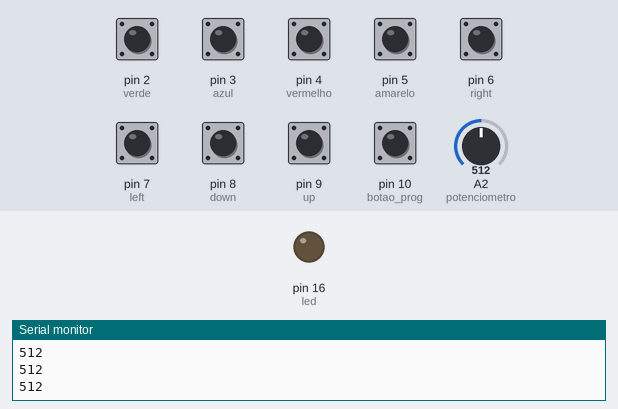
Recording of a sketch running on a simulated Arduino Leonardo, built with avr-gcc and run on an emulated ATmega32U4. On the bench: output pins drawn as LEDs (lit = HIGH), the last lines printed to the serial monitor. Dashed ring = blinking. Inputs (shaded band) come from the test bench; at power-on: pin 2 (verde), pin 3 (azul), pin 4 (vermelho), pin 5 (amarelo), pin 6 (right), pin 7 (left), pin 8 (down), pin 9 (up), pin 10 (botao_prog) HIGH, A2 (potenciometro) = 512. USB keyboard and mouse output is not drawn.

Above: at 1.2 s.
1.3 s: pin 10 (botao_prog) pulled LOW for 0.15 s
2.9 s: pin 10 (botao_prog) driven LOW
At 6.8 s:
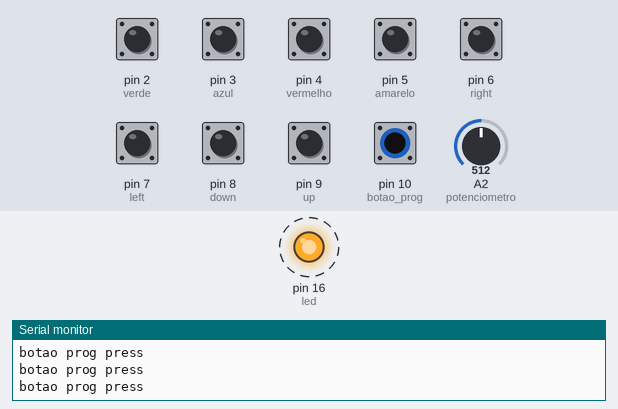
Timing chart, 0 to 14.9 s (numbered marks = the images above; inputs shaded):
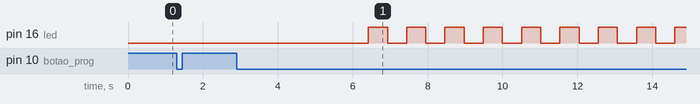

Measured:
- after the input at 2.9 s, pin 16 (led): alternates HIGH for 0.51 s and LOW for 0.51 s, starting after 3.5 s

The sketch:

NEWmouseArduinoLeonardo.ino
```cpp
#include <Mouse.h>
#include <Keyboard.h>

/*-----------------------------------------------------------------------*/
#define verde 2
#define azul 3
#define vermelho 4
#define amarelo 5
#define right 6
#define left 7
#define down 8
#define up 9
#define potenciometro A2
#define botao_prog 10
#define led 16
/*-----------------------------------------------------------------------*/
bool mouse=1;
int sens, timer;
char player;

struct Botao {
  bool estadoAtual = 1;
  bool estadoPassado = 1;
  bool debounce = 1;
  char opcao;
};

Botao b1, b2, b3, b4;

void estadoBotao();
void prog();
void select_opcao(char x,Botao *p);

void setup() {
  Serial.begin(9600);
  Mouse.begin();
  Keyboard.begin();

  pinMode(verde, INPUT_PULLUP);
  pinMode(azul, INPUT_PULLUP);
  pinMode(vermelho, INPUT_PULLUP);
  pinMode(amarelo, INPUT_PULLUP);
  pinMode(right, INPUT_PULLUP);
  pinMode(left, INPUT_PULLUP);
  pinMode(down, INPUT_PULLUP);
  pinMode(up, INPUT_PULLUP);
  pinMode(botao_prog,INPUT_PULLUP);
  pinMode(led,OUTPUT);

  digitalWrite(led, LOW);

  //preset dos comandos dos botoes
  b1.opcao = 4;
  b2.opcao = 1;
  b3.opcao = 3;
  b4.opcao = 2;
}

void loop() {
  estadoBotao();

if (mouse){//modo mouse
  digitalWrite(led,LOW);//led apagado para modo MOUSE

  if (!b1.debounce) select_opcao(b1.opcao, &b1); //switch VERDE press
  if (!b2.debounce) select_opcao(b2.opcao, &b2); //switch AZUL press
  if (!b3.debounce) select_opcao(b3.opcao, &b3); //switch VERMELHO press
  if (!b4.debounce) select_opcao(b4.opcao, &b4); //switch AMARELO press


  while (!digitalRead(botao_prog)){  //switch de programacao press
    estadoBotao();
    Serial.print("botao prog press\n");
    timer++;
    if (!b1.debounce){timer=0;mouse=0;player=1;}
    if (!b2.debounce){timer=0;mouse=0;player=2;}
    if (!b3.debounce){timer=0;mouse=0;player=3;}
    if (!b4.debounce){timer=0;mouse=0;player=4;}
    if (timer>300){timer=0; prog();} //espera um determinado tempo para q a funçao prog seja executada
  }


  sens=map(analogRead(potenciometro),0,900 ,1012,1023); //faz a leitura do potenciometro e ja converte para uma faixa de 1012 até 1023
  if(sens==1023)sens=0;//quando o valor for 1023 dizemos q ele é zero para nao haver movimento do cursor
  Serial.print(analogRead(potenciometro));
  Serial.print("\n");

  if (!digitalRead(right))Mouse.move(-sens, 0, 0); //movimento right, porta 6
  if (!digitalRead(left))Mouse.move(sens, 0, 0); //movimento left, porta 7
  if (!digitalRead(down))Mouse.move(0, -sens, 0); //movimento down, porta 8
  if (!digitalRead(up))Mouse.move(0, sens, 0); //movimento up, porta 9

}

else{ //MODO FLIPERAMA
  digitalWrite(led,HIGH); //led aceso para modo FLIPERAMA

  //troca para função mouse
  while (!digitalRead(botao_prog)){  //switch de programacao press
    estadoBotao();
    Serial.print("botao prog press\n");
    if (!b1.debounce)mouse=1;
    if (!b2.debounce)mouse=1;
    if (!b3.debounce)mouse=1;
    if (!b4.debounce)mouse=1;
  }

  if(player==1){
    if (!digitalRead(right))Keyboard.print("d");
    if (!digitalRead(left))Keyboard.print("a");
    if (!digitalRead(down))Keyboard.print("s");
    if (!digitalRead(up))Keyboard.print("w");
    if (!b1.debounce)Keyboard.print("q");
    if (!b2.debounce)Keyboard.print("e");
    if (!b3.debounce)Keyboard.print("z");
    if (!b4.debounce)Keyboard.print("x");
  }
    if(player==2){
    if (!digitalRead(right))Keyboard.print("h");
    if (!digitalRead(left))Keyboard.print("f");
    if (!digitalRead(down))Keyboard.print("g");
    if (!digitalRead(up))Keyboard.print("t");
    if (!b1.debounce)Keyboard.print("r");
    if (!b2.debounce)Keyboard.print("y");
    if (!b3.debounce)Keyboard.print("c");
    if (!b4.debounce)Keyboard.print("v");
  }
    if(player==3){
    if (!digitalRead(right))Keyboard.print("l");
    if (!digitalRead(left))Keyboard.print("j");
    if (!digitalRead(down))Keyboard.print("k");
    if (!digitalRead(up))Keyboard.print("i");
    if (!b1.debounce)Keyboard.print("u");
    if (!b2.debounce)Keyboard.print("o");
    if (!b3.debounce)Keyboard.print("b");
    if (!b4.debounce)Keyboard.print("n");
  }
    if(player==4){
    if (!digitalRead(right))Keyboard.print("6");
    if (!digitalRead(left))Keyboard.print("4");
    if (!digitalRead(down))Keyboard.print("5");
    if (!digitalRead(up))Keyboard.print("8");
    if (!b1.debounce)Keyboard.print("7");
    if (!b2.debounce)Keyboard.print("9");
    if (!b3.debounce)Keyboard.print("1");
    if (!b4.debounce)Keyboard.print("2");
  }

}

}

void prog() {
  int ok;
  b1.opcao = 0;
  b2.opcao = 0;
  b3.opcao = 0;
  b4.opcao = 0;
  for (int cont = 1; cont < 5; cont++){
    ok=1;
    do {
      estadoBotao();
      timer++;
      if (timer>50){digitalWrite(led,!digitalRead(led));timer=0;}

      if (((b1.debounce == 0) && (b1.opcao == 0))){b1.opcao = cont; ok=0;}
      if (((b2.debounce == 0) && (b2.opcao == 0))){b2.opcao = cont; ok=0;}
      if (((b3.debounce == 0) && (b3.opcao == 0))){b3.opcao = cont; ok=0;}
      if (((b4.debounce == 0) && (b4.opcao == 0))){b4.opcao = cont; ok=0;}
    } while (ok);
  }
}


void estadoBotao() {
  b1.estadoPassado = b1.estadoAtual;
  b1.estadoAtual = digitalRead(verde);
  if (b1.estadoAtual == 0 && b1.estadoPassado == 1)b1.debounce = 0;
  else b1.debounce = 1;

  b2.estadoPassado = b2.estadoAtual;
  b2.estadoAtual = digitalRead(azul);
  if (b2.estadoAtual == 0 && b2.estadoPassado == 1)b2.debounce = 0;
  else b2.debounce = 1;

  b3.estadoPassado = b3.estadoAtual;
  b3.estadoAtual = digitalRead(vermelho);
  if (b3.estadoAtual == 0 && b3.estadoPassado == 1)b3.debounce = 0;
  else b3.debounce = 1;

  b4.estadoPassado = b4.estadoAtual;
  b4.estadoAtual = digitalRead(amarelo);
  if (b4.estadoAtual == 0 && b4.estadoPassado == 1)b4.debounce = 0;
  else b4.debounce = 1;

  delay (10);
}

void select_opcao(char x, Botao *p){
  switch (x) {
      case 1: Mouse.click(MOUSE_LEFT); break;
      case 2: Mouse.click(MOUSE_RIGHT); break;
      case 3: Mouse.click(MOUSE_LEFT); delay(200); Mouse.click(MOUSE_LEFT); break;
      case 4: Mouse.press(MOUSE_LEFT);p->opcao=5; break;
      case 5: Mouse.release(MOUSE_LEFT);p->opcao=4; break;
      default: break;
  }
}
```
